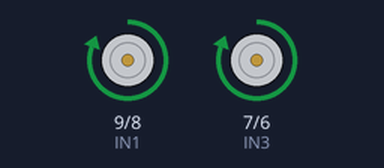
This sketch was run on a simulated Arduino Uno, built with avr-gcc and run on an emulated ATmega328P. On the bench: motor-driver pin pairs drawn as motors (green arrow = first pin HIGH = forward, orange = second pin HIGH = backward, longer = more drive, scaled by the enable pin).

Above: at 2.5 s.
At 6.5 s:
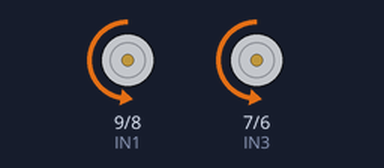
At 9.0 s:
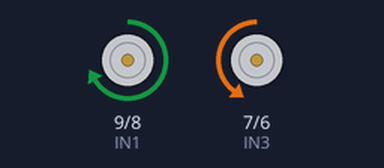
At 14.0 s:
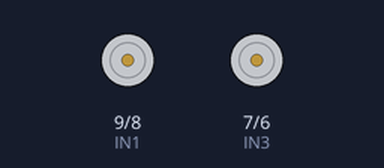
Timing chart, 0 to 20.8 s (numbered marks = the images above):
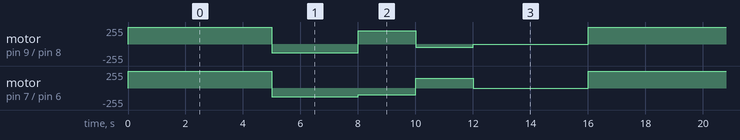

Measured:
- by itself, motor on pin 9 (IN1) / pin 8 (IN2): repeats every 16.0 s: backward 128/255 3.0 s, forward 200/255 2.0 s, backward 50/255 2.0 s, stopped 4.0 s, forward 255/255 5.0 s

The sketch:

l298n.ino
```cpp
// Motor A
int ENA = 10;
int IN1 = 9;
int IN2 = 8;

// Motor B
int ENB = 5;
int IN3 = 7;
int IN4 = 6;

void setup ()
{
 // Declaramos todos los pines como salidas
 pinMode (ENA, OUTPUT);
 pinMode (ENB, OUTPUT);
 pinMode (IN1, OUTPUT);
 pinMode (IN2, OUTPUT);
 pinMode (IN3, OUTPUT);
 pinMode (IN4, OUTPUT);
}

void Adelante ()
{
 //Direccion motor A
 digitalWrite (IN1, HIGH);
 digitalWrite (IN2, LOW);
 analogWrite (ENA, 255); //Velocidad motor A
 //Direccion motor B
 digitalWrite (IN3, HIGH);
 digitalWrite (IN4, LOW);
 analogWrite (ENB, 255); //Velocidad motor B
}

void Atras ()
{
 //Direccion motor A
 digitalWrite (IN1, LOW);
 digitalWrite (IN2, HIGH);
 analogWrite (ENA, 128); //Velocidad motor A
 //Direccion motor B
 digitalWrite (IN3, LOW);
 digitalWrite (IN4, HIGH);
 analogWrite (ENB, 128); //Velocidad motor B
}


void Derecha ()
{
 //Direccion motor A
 digitalWrite (IN1, HIGH);
 digitalWrite (IN2, LOW);
 analogWrite (ENA, 200); //Velocidad motor A
 //Direccion motor B
 digitalWrite (IN3, LOW);
 digitalWrite (IN4, HIGH);
 analogWrite (ENB, 100); //Velocidad motor A
}

void Izquierda ()
{
 //Direccion motor A
 digitalWrite (IN1, LOW);
 digitalWrite (IN2, HIGH);
 analogWrite (ENA, 50); //Velocidad motor A
 //Direccion motor B
 digitalWrite (IN3, HIGH);
 digitalWrite (IN4, LOW);
 analogWrite (ENB, 150); //Velocidad motor A
}


void Parar ()
{
 //Direccion motor A
 digitalWrite (IN1, LOW);
 digitalWrite (IN2, LOW);
 analogWrite (ENA, 0); //Velocidad motor A
 //Direccion motor B
 digitalWrite (IN3, LOW);
 digitalWrite (IN4, LOW);
 analogWrite (ENB, 0); //Velocidad motor A
}


void loop ()
{
 Adelante ();
 delay (5000);
 Atras ();
 delay (3000);
 Derecha ();
 delay (2000);
 Izquierda ();
 delay (2000);
 Parar ();
 delay (4000);
}
```
